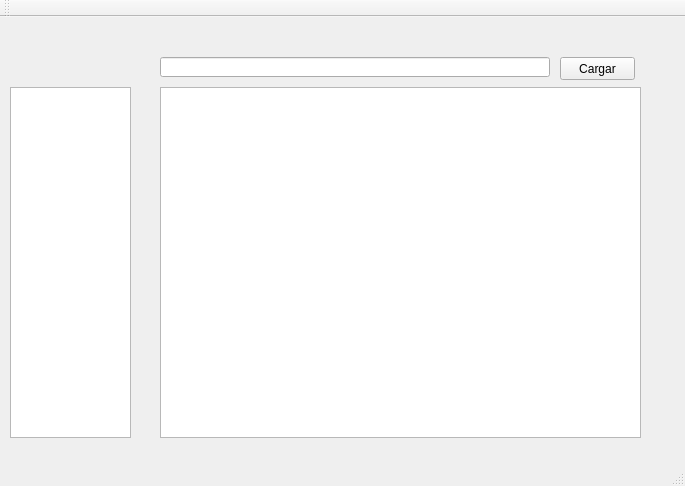
<?xml version="1.0" encoding="UTF-8"?>
<ui version="4.0">
 <class>MainWindow</class>
 <widget class="QMainWindow" name="MainWindow">
  <property name="geometry">
   <rect>
    <x>0</x>
    <y>0</y>
    <width>685</width>
    <height>486</height>
   </rect>
  </property>
  <property name="windowTitle">
   <string>MainWindow</string>
  </property>
  <widget class="QWidget" name="centralWidget">
   <widget class="QListWidget" name="listWidget">
    <property name="geometry">
     <rect>
      <x>10</x>
      <y>70</y>
      <width>121</width>
      <height>351</height>
     </rect>
    </property>
   </widget>
   <widget class="QTextEdit" name="textEdit">
    <property name="geometry">
     <rect>
      <x>160</x>
      <y>70</y>
      <width>481</width>
      <height>351</height>
     </rect>
    </property>
   </widget>
   <widget class="QLineEdit" name="lineEdit">
    <property name="geometry">
     <rect>
      <x>160</x>
      <y>40</y>
      <width>390</width>
      <height>20</height>
     </rect>
    </property>
   </widget>
   <widget class="QPushButton" name="btnCargar">
    <property name="geometry">
     <rect>
      <x>560</x>
      <y>40</y>
      <width>75</width>
      <height>23</height>
     </rect>
    </property>
    <property name="text">
     <string>Cargar</string>
    </property>
   </widget>
  </widget>
  <widget class="QMenuBar" name="menuBar">
   <property name="geometry">
    <rect>
     <x>0</x>
     <y>0</y>
     <width>685</width>
     <height>21</height>
    </rect>
   </property>
  </widget>
  <widget class="QToolBar" name="mainToolBar">
   <attribute name="toolBarArea">
    <enum>TopToolBarArea</enum>
   </attribute>
   <attribute name="toolBarBreak">
    <bool>false</bool>
   </attribute>
  </widget>
  <widget class="QStatusBar" name="statusBar"/>
 </widget>
 <layoutdefault spacing="6" margin="11"/>
 <resources/>
 <connections/>
</ui>
